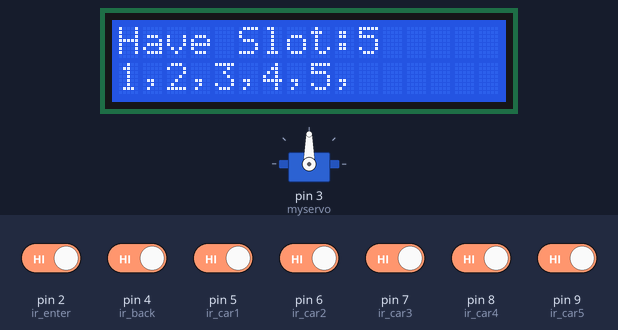
The sketch below on a simulated Arduino Uno, built with avr-gcc and run on an emulated ATmega328P. Parts: servo, 16×2 character LCD. Inputs (shaded band) come from the test bench; at power-on: pin 2 (ir_enter), pin 4 (ir_back), pin 5 (ir_car1), pin 6 (ir_car2), pin 7 (ir_car3), pin 8 (ir_car4), pin 9 (ir_car5) HIGH.

Above: at 3.2 s.
3.3 s: pin 2 (ir_enter) driven LOW
At 3.9 s:
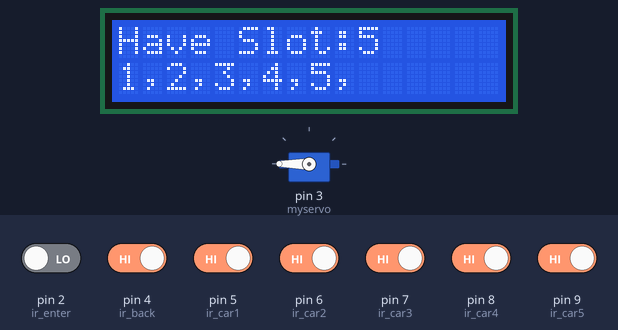
8.1 s: pin 5 (ir_car1) driven LOW
At 8.9 s:
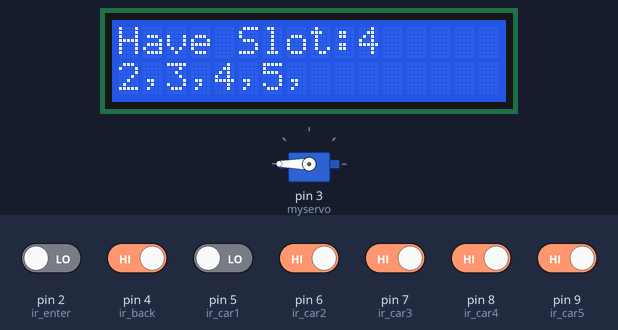
11.1 s: pin 6 (ir_car2) driven LOW
At 11.6 s:
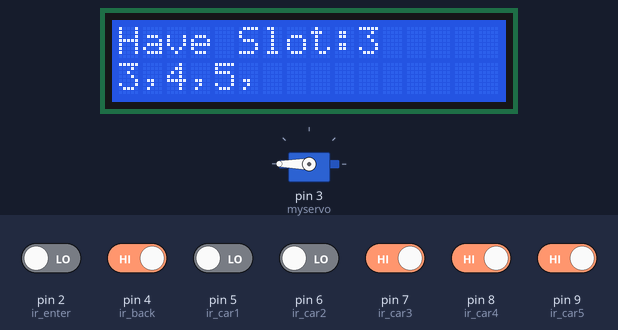
14.2 s: pin 7 (ir_car3) driven LOW
At 15.3 s:
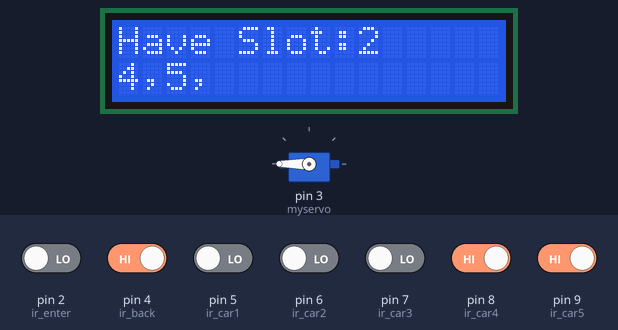
17.2 s: pin 8 (ir_car4) driven LOW
At 17.8 s:
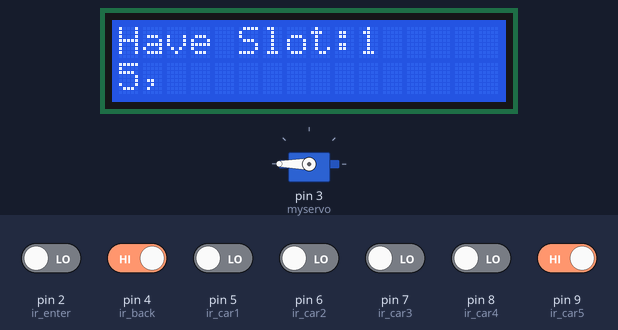
20.3 s: pin 9 (ir_car5) driven LOW
At 21.3 s:
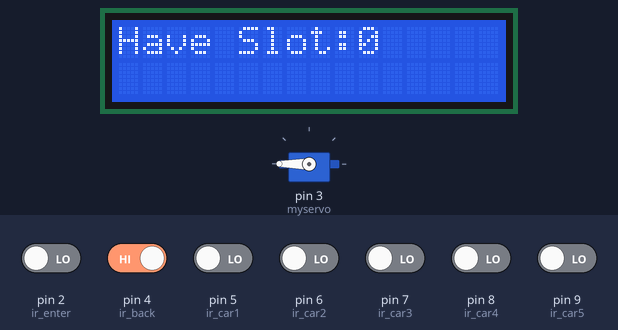
Timing chart, 0 to 23.3 s (numbered marks = the images above; inputs shaded):
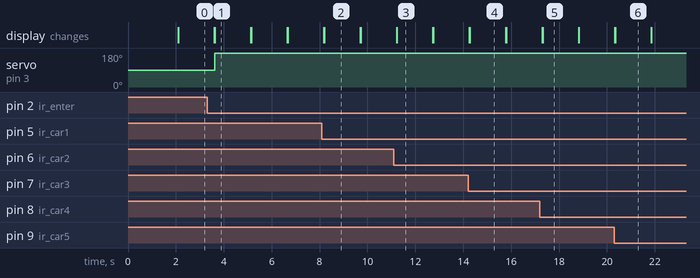

The sketch:

parkingSystemCode.ino
```cpp
#include <Servo.h> //includes the servo library
#include <Wire.h>
#include <LiquidCrystal_I2C.h>
//LiquidCrystal_I2C lcd(0x27, 2, 1, 0, 4, 5, 6, 7, 3, POSITIVE);
//LiquidCrystal_I2C lcd(0x27, 20, 4);
LiquidCrystal_I2C lcd(0x27, 16, 2);

Servo myservo;

#define ir_enter 2
#define ir_back  4

#define ir_car1 5
#define ir_car2 6
#define ir_car3 7
#define ir_car4 8
#define ir_car5 9


int S1=0, S2=0, S3=0, S4=0, S5=0;
int flag1=0, flag2=0;
int slot = 5;
int emptySlots = 0;
void setup(){
Serial.begin(9600);

pinMode(ir_car1, INPUT);
pinMode(ir_car2, INPUT);
pinMode(ir_car3, INPUT);
pinMode(ir_car4, INPUT);
pinMode(ir_car5, INPUT);

pinMode(ir_enter, INPUT);
pinMode(ir_back, INPUT);

myservo.attach(3);
myservo.write(90);
lcd.begin(16, 2);
delay (2000);
// lcd.clear();

Read_Sensor();


int total = S1+S2+S3+S4+S5;
slot = slot-total;

lcd.setCursor (0,1);
lcd.print("Hi");

}

void loop(){
  emptySlots = 0;
  Read_Sensor();

  lcd.setCursor (0,1);
  // lcd.print("Empty");
  lcd.setCursor (0,1);
  if(S1==0){
    lcd.print("1,");
    emptySlots = emptySlots + 1;
  }

  if(S2==0){
    lcd.print("2,");
    emptySlots = emptySlots + 1;
  }

  if(S3==0){
    lcd.print("3,");
    emptySlots = emptySlots + 1;
  }

  if(S4==0){
    lcd.print("4,");
    emptySlots = emptySlots + 1;
  }

  if(S5==0){
    lcd.print("5,");
    emptySlots = emptySlots + 1;
  }
  slot = emptySlots;
  lcd.setCursor (0,0);
  lcd.print("Have Slot:");
  lcd.print(slot);
  if(digitalRead(ir_enter) == 0 && flag1==0){
    if(slot>0){
      flag1=1;
      if(flag2==0){
        myservo.write(180);
        //slot = slot-1;
        }
    }else{
      lcd.setCursor (0,0);
      lcd.clear();
      lcd.print("Full");

    }
  }

  if(digitalRead(ir_back) == 0 && flag2==0){
    flag2=1;
    if(flag1==0){
      myservo.write(180);
      // slot = slot+1;
      }
  }

  if(flag1==1 && flag2==1){
    // delay (1000);
    myservo.write(90);
    flag1=0;
    flag2=0;
  }
  delay(1500);
  lcd.clear();
  // delay(1);
}

void Read_Sensor(){
S1=0, S2=0, S3=0, S4=0, S5=0;

if(digitalRead(ir_car1) == 0){S1=1;}
if(digitalRead(ir_car2) == 0){S2=1;}
if(digitalRead(ir_car3) == 0){S3=1;}
if(digitalRead(ir_car4) == 0){S4=1;}
if(digitalRead(ir_car5) == 0){S5=1;}
}
```

Measured:
- after the input at 3.3 s, servo on pin 3 (myservo): 90° → 180° after 0.31 s
- after the input at 8.1 s, the display: first differs from a run without the input after 0.09 s (image 2)
- after the input at 11.1 s, the display: first differs from a run without the input after 0.13 s (image 3)
- after the input at 14.2 s, the display: first differs from a run without the input after 0.07 s (image 4)
- after the input at 17.2 s, the display: first differs from a run without the input after 0.11 s (image 5)
- after the input at 20.3 s, the display: first differs from a run without the input at once (image 6)
- what the display in image 1 shows lasts 1.5 s, from 3.6 s to 5.1 s
